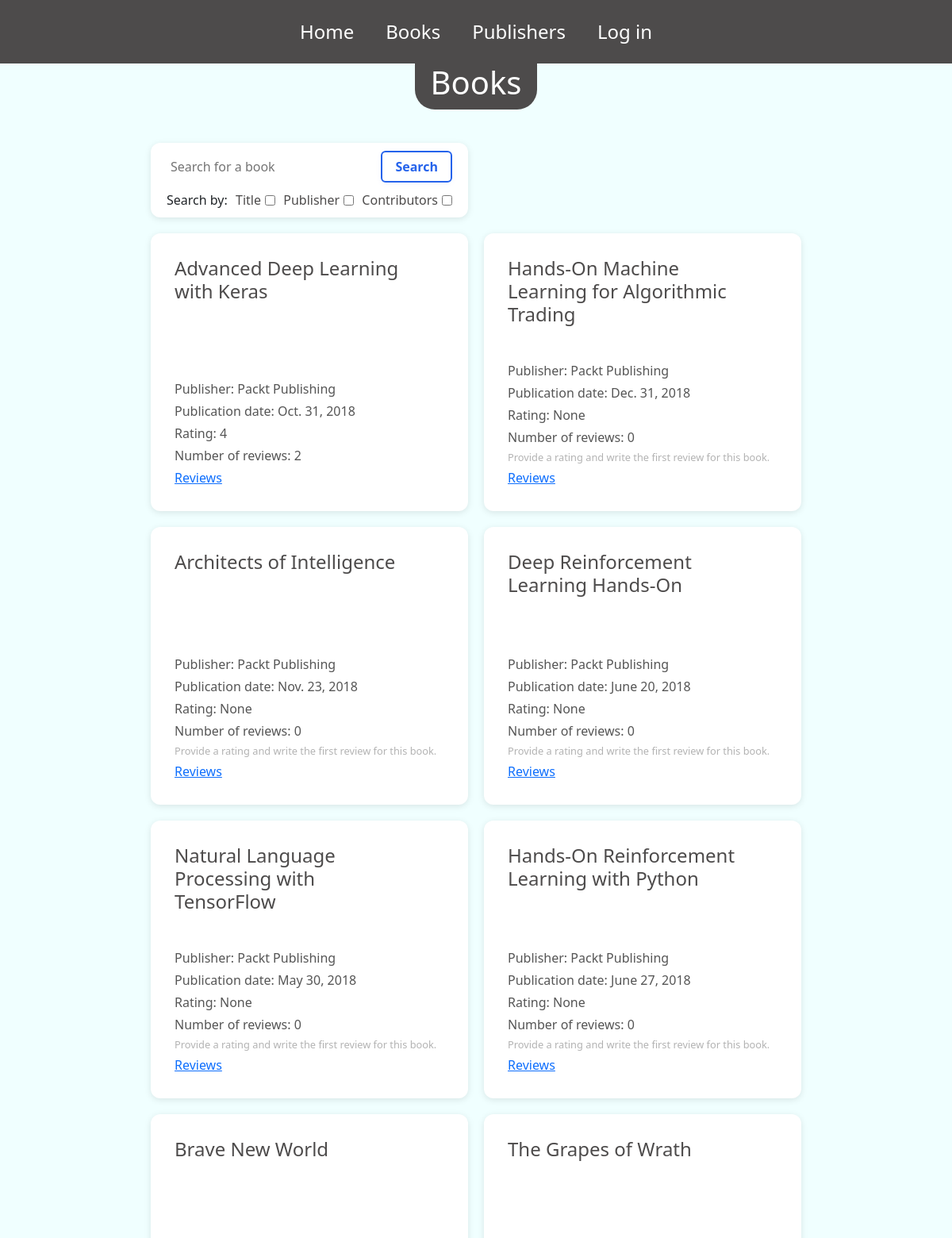
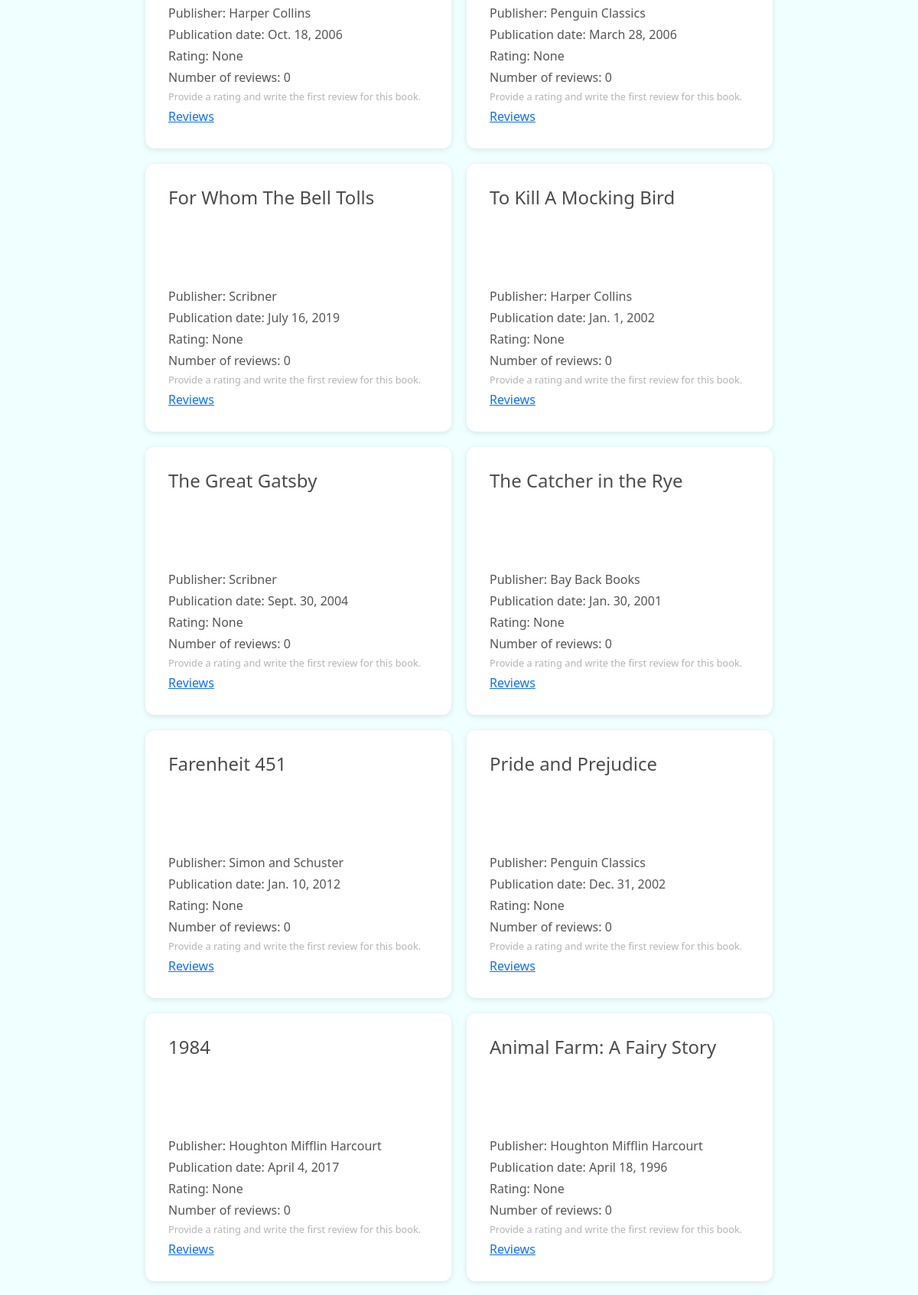
/books (upper part), run on the app's committed database (2 pictures, top to bottom).
### reviews/models.py (models this page shows, shortened)
class Book(models.Model):
    title = models.CharField(
        max_length=70,
        help_text='The title of the book'
    )
    publication_date = models.DateField(
        verbose_name='The date the book was published'
    )
    isbn = models.CharField(
        max_length=20,
        verbose_name='ISBN number of the book'
    )
    publisher = models.ForeignKey(
        Publisher,
        on_delete=models.CASCADE
    )
    contributors = models.ManyToManyField(
        'Contributor',
        through='BookContributor'
    )

class Publisher(models.Model):
    name = models.CharField(
        max_length=50,
        help_text='The name of the Publisher'
    )
    website = models.URLField(
        help_text='The Publisher`s website'
    )
    email = models.EmailField(
        help_text='The Publisher email address'
    )
    def __str__(self):
        return self.name

### reviews/views.py (the view)
# urls.py: path('books', views.book_list),
def book_list(request):
    form = SearchForm(request.GET or None)
    request = request.GET
    search = request.get('search')  # Поисковый запрос
    title_checkbox = request.get('title')  # Флажок поиска по названию
    publisher_checkbox = request.get('publisher')  # Флажок поиска по издательству
    contributors_checkbox = request.get('contributors')  # Флажок поиска по участникам
    book_list = []
    if search and (title_checkbox or publisher_checkbox or contributors_checkbox):
        if contributors_checkbox:
            contributors = BookContributor.objects.all()
            for contributor in contributors:
                if search.lower() in contributor.contributor.full_name.lower():
                    book_list.append(contributor.book)
        if title_checkbox:
            book_list.extend(Book.objects.filter(title__icontains=search))
        if publisher_checkbox:
            book_list.extend(Book.objects.filter(publisher__name__icontains=search))
    elif not search:
        book_list = Book.objects.all()
    for book in book_list:
        rating_list = []  # Список для хранения рейтингов
        reviews_list = book.review_set.all()  # Получение всех отзывов для книги
        for review in reviews_list:
            rating_list.append(review.rating)
        setattr(book, 'average_rating', average_rating(rating_list))
        book.reviews_count = len(reviews_list)
    return render(request, 'reviews/book_list.html', {
        'book_list': book_list,
        'form': form,
        'search': search
    })

### reviews/forms.py (shortened to what this page needs)
class SearchForm(forms.Form):
    search = forms.CharField(
        required=False,
        max_length=200,
        min_length=3,
        label='',
        widget=forms.TextInput(attrs={'placeholder': 'Search for a book', 'class': 'search-input'}))
    title = forms.BooleanField(required=False, label='Title')
    publisher = forms.BooleanField(required=False, label='Publisher')
    contributors = forms.BooleanField(required=False, label='Contributors')

### reviews/utils.py (called while the page is built)
def average_rating(rating_list):
    if not rating_list:
        return None
    return round(sum(rating_list)/len(rating_list))

### reviews/templates/reviews/book_list.html (shortened to what this page needs)
{% extends 'base.html' %}
{% load static %}
{% block head %}
    <link rel="stylesheet" href="{% static 'reviews/styles/main.css' %}">
{% endblock %}
{% block content %}
<div class="h1-wrapper">
    <h1 class="h1 text-white bg-grey">Books</h1>
</div>
<div class="section-1-wrapper bg-azure">
    <section class="section-1">
        <div class="book-list-wrapper">
            <div class="book-list">
                    <div class="search-wrapper bg-white element-shadow">
                        <form class="search-form" method="get">
                            <div class="search-form-fields">
                                {{ form.search }}
                                <input class="search-button" type="submit" value="Search">
                            </div>
                            <div class="search-form-fields">
                                <span>Search by:</span>
                                <div class="search-form-field-wrapper">
                                    <span class="text-grey">{{ form.title.label }}</span>
                                    {{ form.title }}</div>
                                    <div class="search-form-field-wrapper">
                                        <span class="text-grey">{{ form.publisher.label }}</span>
                                        {{ form.publisher }}
                                    </div>
                                    <div class="search-form-field-wrapper">
                                        <span class="text-grey">{{ form.contributors.label }}</span>
                                        {{ form.contributors }}
                                    </div>
                                </div>
                        </form>
                    </div>
                    {% if book_list %}
                    {% for book in book_list %}
                        <div class="book-card bg-white element-shadow">
                            <h2 class="book-card__title text-grey">{{ book.title }}</h2>
                            <div>
                                <p class="book-card__p">Publisher: {{ book.publisher }}</p>
                                <p class="book-card__p">Publication date: {{ book.publication_date }}</p>
                                <p class="book-card__p">Rating: {{ book.average_rating }}</p>
                                <p class="book-card__p">Number of reviews: {{ book.reviews_count }}</p>
                                {% if book.average_rating is Null %}
                                    <p class="book-card__p book-card__subtext">Provide a rating and write the first review for this book.</p>
                                {% endif %}
                                <a role="button" aria-pressed="true" href="/books/{{ book.id }}">Reviews</a>
                            </div>
                        </div>
                    {% endfor %}
                    {% endif %}
                </div>
            </div>
        </section>
    </div>
{% endblock %}

### static/main.css (style rules this page uses)
body { font-family: "Open Sans", sans-serif; display: flex; flex-direction: column; min-height: 100vh; }
.element-shadow { box-shadow: 0 2px 8px rgba(0,0,0,0.1); transition: box-shadow 0.2s; }
.bg-grey { background-color: rgb(77, 75, 75); }
.bg-azure { background-color: azure; }
.bg-white { background: #f8f8fa; }
.text-grey { color: rgb(77, 75, 75); }
.h1-wrapper { width: 100%; display: flex; justify-content: center; position: fixed; top: 80px; }
.h1 { text-align: center; padding: 0 20px 10px 20px; border-radius: 0 0 25px 25px; max-width: 500px; }

### reviews/static/reviews/styles/main.css (style rules this page uses)
.section-1-wrapper { padding: 100px 20px; }
.book-list { display: grid; grid-template-columns: repeat(auto-fill, 400px); grid-template-rows: repeat(auto-fill, 1fr); grid-gap: 20px; align-items: center; justify-items: center; align-content: center; justify-content: center; }
.search-wrapper { grid-column: 1 / -1; justify-self: start; padding: 10px ; border-radius: 12px; min-width: 400px; }
.search-form { display: flex; flex-direction: column; align-items: left; gap: 10px; padding: 0 10px; }
.search-form-fields { display: flex; justify-content: space-between; }
.search-form-field-wrapper { display: flex; gap: 5px; align-items: center; }
.search-input { flex-grow: 100; border: none; padding: 5px; }
.search-button { display: inline-block; padding: 6px 16px; background: #fff; color: #2563eb; border: 2px solid #2563eb; border-radius: 6px; font-size: 1rem; font-weight: 600; text-decoration: none; transition: background 0.2s, color 0.2s, box-shadow 0.2s; box-shadow: 0 2px 8px rgba(37,99,235,0.04); cursor: pointer; }

### reviews/static/reviews/styles/components/book-card.css (style rules this page uses)
.book-card { display: flex; flex-direction: column; border-radius: 12px; padding: 30px; width: 400px; height: 350px; }
.book-card__title { font-size: 1.5rem; margin: 0 0 8px 0; margin-bottom: auto; max-width: 300px; }
.book-card__p { margin: 4px 0; color: #555; font-size: 1rem; }
.book-card__subtext { font-size: 0.8rem; color: rgba(0,0,0,0.3); margin: 4px 0; }

### data on the page
Book: title "Advanced Deep Learning with Keras", publisher "Packt Publishing", publication_date "Oct. 31, 2018", average_rating "4", reviews_count "2"
Book: title "Hands-On Machine Learning for Algorithmic Trading", publisher "Packt Publishing", publication_date "Dec. 31, 2018", average_rating "None", reviews_count "0", shows "Provide a rating and write the first review for this book."
Book: title "Architects of Intelligence", publisher "Packt Publishing", publication_date "Nov. 23, 2018", average_rating "None", reviews_count "0", shows "Provide a rating and write the first review for this book."
Book: title "Deep Reinforcement Learning Hands-On", publisher "Packt Publishing", publication_date "June 20, 2018", average_rating "None", reviews_count "0", shows "Provide a rating and write the first review for this book."
Book: title "Natural Language Processing with TensorFlow", publisher "Packt Publishing", publication_date "May 30, 2018", average_rating "None", reviews_count "0", shows "Provide a rating and write the first review for this book."
Book: title "Hands-On Reinforcement Learning with Python", publisher "Packt Publishing", publication_date "June 27, 2018", average_rating "None", reviews_count "0", shows "Provide a rating and write the first review for this book."
Book: title "Brave New World", publisher "Harper Collins", publication_date "Oct. 18, 2006", average_rating "None", reviews_count "0", shows "Provide a rating and write the first review for this book."
Book: title "The Grapes of Wrath", publisher "Penguin Classics", publication_date "March 28, 2006", average_rating "None", reviews_count "0", shows "Provide a rating and write the first review for this book."
Book: title "For Whom The Bell Tolls", publisher "Scribner", publication_date "July 16, 2019", average_rating "None", reviews_count "0", shows "Provide a rating and write the first review for this book."
Book: title "To Kill A Mocking Bird", publisher "Harper Collins", publication_date "Jan. 1, 2002", average_rating "None", reviews_count "0", shows "Provide a rating and write the first review for this book."
Book: title "The Great Gatsby", publisher "Scribner", publication_date "Sept. 30, 2004", average_rating "None", reviews_count "0", shows "Provide a rating and write the first review for this book."
Book: title "The Catcher in the Rye", publisher "Bay Back Books", publication_date "Jan. 30, 2001", average_rating "None", reviews_count "0", shows "Provide a rating and write the first review for this book."
Book: title "Farenheit 451", publisher "Simon and Schuster", publication_date "Jan. 10, 2012", average_rating "None", reviews_count "0", shows "Provide a rating and write the first review for this book."
Book: title "Pride and Prejudice", publisher "Penguin Classics", publication_date "Dec. 31, 2002", average_rating "None", reviews_count "0", shows "Provide a rating and write the first review for this book."
Book: title "1984", publisher "Houghton Mifflin Harcourt", publication_date "April 4, 2017", average_rating "None", reviews_count "0", shows "Provide a rating and write the first review for this book."
Book: title "Animal Farm: A Fairy Story", publisher "Houghton Mifflin Harcourt", publication_date "April 18, 1996", average_rating "None", reviews_count "0", shows "Provide a rating and write the first review for this book."
